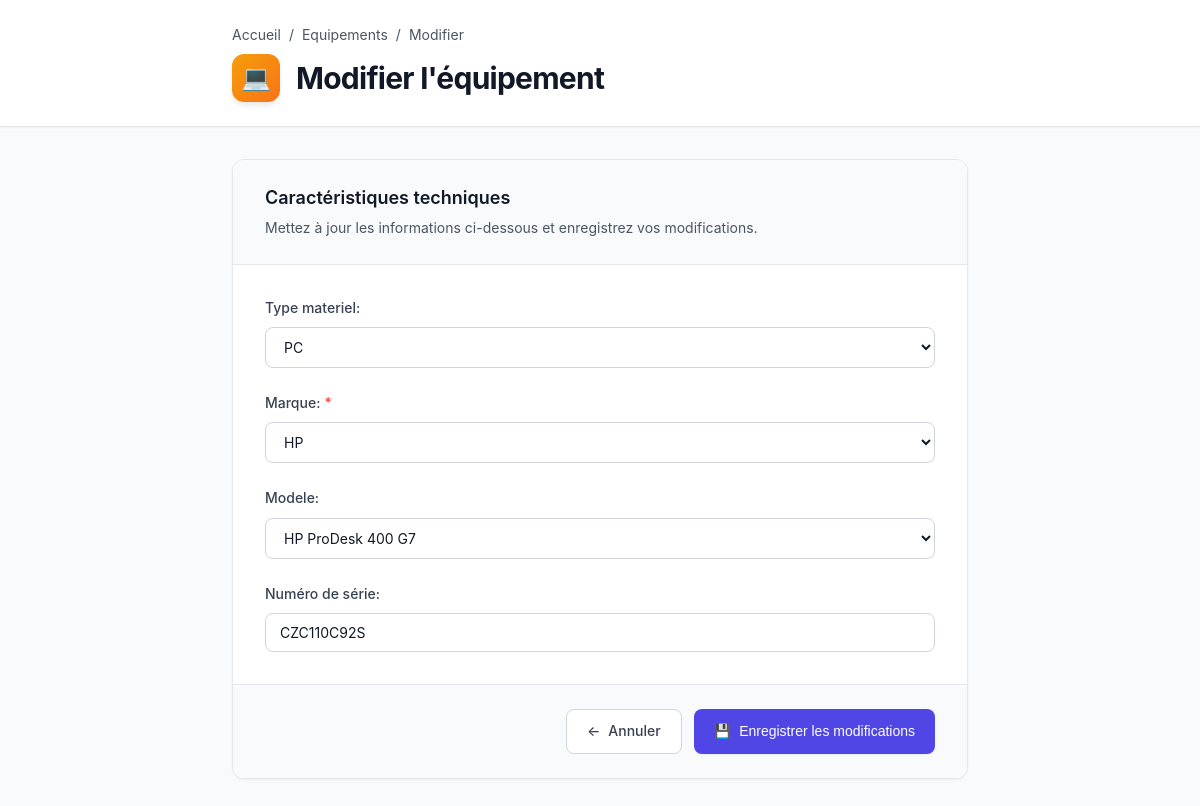
/modifier_equipement/1/, run on the app's committed database.
### inventaire/models.py (models this page shows, shortened)
class Equipement(models.Model):
    TYPE_CHOICES = [
        ('PC', 'PC'),
        ('Pc Portable', 'PC Portable'),
        ('IMPRIMANTE', 'Imprimante'),
        ('SCANNER', 'Scanner'),
    ]
    MARQUE_CHOICES = [
        ('HP', 'HP'),
        ('Lexmark', 'Lexmark'),
        ('Lenovo', 'Lenovo'),
    ]
    MODELE_CHOICES = [
        ('HP ELITE TOWER 600 G9', 'HP ELITE TOWER 600 G9'),
        ('HP ProDesk 400 G9', 'HP ProDesk 400 G9'),
        ('HP ProDesk 400 G7', 'HP ProDesk 400 G7'),
        ('HP ProDesk 400 G4', 'HP ProDesk 400 G4'),
        ('HP ProBook 650 G4', 'HP ProBook 650 G4'),
        ('HP ProBook 650 G3', 'HP ProBook 650 G3'),
        ('HP 4500 fn', 'HP 4500 fn'),
        ('HP SCANJET 7500', 'HP SCANJET 7500'),
        ('ScanJet Pro 3000 s4', 'ScanJet Pro 3000 s4'),
        ('Scnajet Pro 2500', 'Scnajet Pro 2500'),
        ('LaserJet Pro M501dn', 'LaserJet Pro M501dn'),
        ('Lenovo Desktop TC M90t G5', 'Lenovo Desktop TC M90t G5'),
        ('Lenovo ThinkCenter neo 50t G4', 'Lenovo ThinkCenter neo 50t G4'),
        ('Lenovo ThinkPad L570', 'Lenovo ThinkPad L570'),
        ('Mini-PC ThinkPad L13 Gen4', 'Mini-PC ThinkPad L13 Gen4'),
        ('Lexmark CX431', 'Lexmark CX431'),
        ('Lexmark MS421', 'Lexmark MS421'),
        ('Lexmark MS431', 'Lexmark MS431'),
        ('Lexmark MS521', 'Lexmark MS521'),
    ]
    type_materiel = models.CharField(max_length=50, choices=TYPE_CHOICES, blank=True, null=True)
    marque = models.CharField(max_length=50, choices=MARQUE_CHOICES)
    modele = models.CharField(max_length=100, choices=MODELE_CHOICES, blank=True, null=True)
    sn = models.CharField("Numéro de série", max_length=100, unique=True, blank=True, null=True)

### inventaire/views.py (the view)
# urls.py: path('modifier_equipement/<int:id>/', views.modifier_equipement, name='modifier_equipement'),
def modifier_equipement(request, id):
    equipement = get_object_or_404(Equipement, id=id)
    if request.method == 'POST':
        form = EquipementForm(request.POST, instance=equipement)
        if form.is_valid():
            form.save()
            return redirect('liste_equipements')
    else:
        form = EquipementForm(instance=equipement)
    return render(request, 'inventaire/modifier_equipement.html', {'form': form})

### inventaire/forms.py
class EquipementForm(forms.ModelForm):
    class Meta:
        model = Equipement
        fields = '__all__'
        widgets = {
            'type_materiel': forms.Select(attrs={'id': 'typeSelect'}),
            'marque': forms.Select(attrs={'id': 'marqueSelect'}),
            'modele': forms.Select(attrs={'id': 'modeleSelect'}),
        }

### inventaire/templates/inventaire/modifier_equipement.html (shortened to what this page needs)
<!DOCTYPE html>
<html lang="fr">
<head>
</head>
<body>
    <div class="header">
        <div class="header-content">
            <div class="breadcrumb">
                <a href="{% url 'home' %}">Accueil</a>
                <span>/</span>
                <a href="{% url 'home' %}">Equipements</a>
                <span>/</span>
                <span>Modifier</span>
            </div>
            <div class="page-title-section">
                <div class="page-icon">💻</div>
                <div class="page-title-wrapper">
                    <h1>Modifier l'équipement</h1>
                </div>
            </div>
        </div>
    </div>
    <div class="container">
        <div class="form-card">
            <div class="form-header">
                <div class="form-title">Caractéristiques techniques</div>
                <div class="form-subtitle">Mettez à jour les informations ci-dessous et enregistrez vos modifications.</div>
            </div>
            <div class="form-body">
                <form method="post" id="editEquipementForm">
                    {{ form.as_p }}
                </form>
            </div>
            <div class="form-actions">
                <a href="{% url 'liste_equipements' %}" class="btn btn-secondary">
                    <span>←</span>
                    <span>Annuler</span>
                </a>
                <button type="submit" form="editEquipementForm" class="btn btn-primary">
                    <span>💾</span>
                    <span>Enregistrer les modifications</span>
                </button>
            </div>
        </div>
    </div>
</body>
</html>

### inventaire/templates/inventaire/modifier_equipement.html (style rules this page uses)
:root { --primary-color: #4f46e5; --primary-hover: #4338ca; --danger-color: #ef4444; --danger-hover: #dc2626; --success-color: #10b981; --warning-color: #f59e0b; --gray-50: #f9fafb; --gray-100: #f3f4f6; --gray-200: #e5e7eb; --gray-300: #d1d5db; --gray-600: #4b5563; --gray-700: #374151; --gray-900: #111827; --shadow-sm: 0 1px 2px 0 rgba(0, 0, 0, 0.05); --shadow-md: 0 4px 6px -1px rgba(0, 0, 0, 0.1); }
* { margin: 0; padding: 0; box-sizing: border-box; }
body { font-family: -apple-system, BlinkMacSystemFont, 'Segoe UI', Roboto, 'Helvetica Neue', Arial, sans-serif; background-color: var(--gray-50); color: var(--gray-900); line-height: 1.6; min-height: 100vh; }
.header { background: white; border-bottom: 1px solid var(--gray-200); padding: 1.5rem 0; margin-bottom: 2rem; box-shadow: var(--shadow-sm); }
.header-content { max-width: 800px; margin: 0 auto; padding: 0 2rem; }
.breadcrumb { display: flex; align-items: center; gap: 0.5rem; font-size: 0.875rem; color: var(--gray-600); margin-bottom: 0.5rem; }
.breadcrumb a { color: var(--gray-600); text-decoration: none; transition: color 0.2s; }
.page-title-section { display: flex; align-items: center; gap: 1rem; }
.page-icon { width: 48px; height: 48px; background: linear-gradient(135deg, var(--warning-color), #f97316); border-radius: 12px; display: flex; align-items: center; justify-content: center; font-size: 24px; box-shadow: var(--shadow-md); color: white; }
.page-title-wrapper { flex: 1; }
h1 { font-size: 1.875rem; font-weight: 700; color: var(--gray-900); letter-spacing: -0.025em; }
.container { max-width: 800px; margin: 0 auto; padding: 0 2rem 3rem; }
.form-card { background: white; border-radius: 12px; box-shadow: var(--shadow-sm); border: 1px solid var(--gray-200); overflow: hidden; }
.form-header { padding: 1.5rem 2rem; border-bottom: 1px solid var(--gray-200); background: var(--gray-50); }
.form-title { font-size: 1.125rem; font-weight: 600; color: var(--gray-900); margin-bottom: 0.25rem; }
.form-subtitle { font-size: 0.875rem; color: var(--gray-600); }
.form-body { padding: 2rem; }
form p { margin-bottom: 1.5rem; }
form p:last-of-type { margin-bottom: 0; }
label { display: block; font-size: 0.875rem; font-weight: 500; color: var(--gray-700); margin-bottom: 0.5rem; }
input[type="text"], input[type="number"], input[type="date"], select, textarea { width: 100%; padding: 0.625rem 0.875rem; border: 1px solid var(--gray-300); border-radius: 8px; font-size: 0.875rem; font-family: inherit; transition: all 0.2s; background: white; color: var(--gray-900); }
.form-actions { padding: 1.5rem 2rem; background: var(--gray-50); border-top: 1px solid var(--gray-200); display: flex; gap: 0.75rem; justify-content: flex-end; }
.btn { display: inline-flex; align-items: center; gap: 0.5rem; padding: 0.625rem 1.25rem; font-size: 0.875rem; font-weight: 500; border-radius: 8px; text-decoration: none; border: none; cursor: pointer; transition: all 0.2s; white-space: nowrap; }
.btn-primary { background: var(--primary-color); color: white; box-shadow: var(--shadow-sm); }
.btn-secondary { background: white; color: var(--gray-700); border: 1px solid var(--gray-300); }
label:has(+ input:required)::after, label:has(+ select:required)::after { content: "*"; color: var(--danger-color); margin-left: 0.25rem; }

### data on the page
Equipement: type_materiel "PC", marque "HP", modele "HP ProDesk 400 G7", sn "CZC110C92S"
